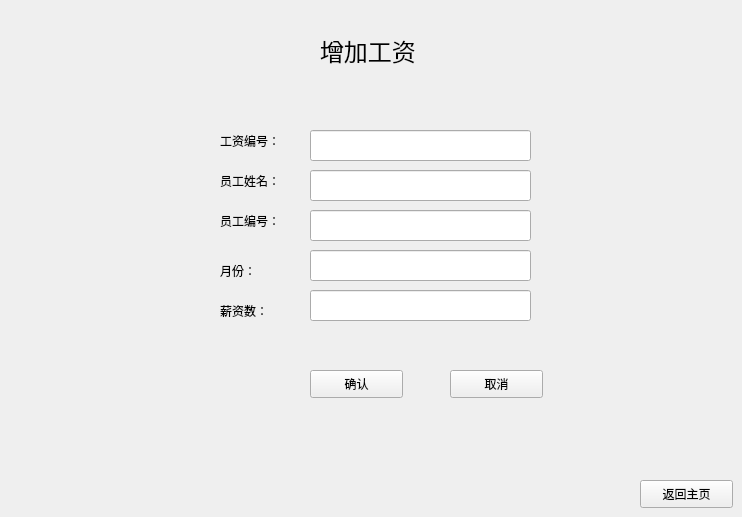
    <widget class="QWidget" name="pageeight">
     <widget class="QLabel" name="label_31">
      <property name="geometry">
       <rect>
        <x>320</x>
        <y>30</y>
        <width>171</width>
        <height>41</height>
       </rect>
      </property>
      <property name="font">
       <font>
        <family>Agency FB</family>
        <pointsize>18</pointsize>
       </font>
      </property>
      <property name="text">
       <string>增加工资</string>
      </property>
     </widget>
     <widget class="QLabel" name="label_32">
      <property name="geometry">
       <rect>
        <x>220</x>
        <y>120</y>
        <width>72</width>
        <height>41</height>
       </rect>
      </property>
      <property name="text">
       <string>工资编号：</string>
      </property>
     </widget>
     <widget class="QLineEdit" name="lineEdit_salary_id">
      <property name="geometry">
       <rect>
        <x>310</x>
        <y>130</y>
        <width>221</width>
        <height>31</height>
       </rect>
      </property>
     </widget>
     <widget class="QLabel" name="label_33">
      <property name="geometry">
       <rect>
        <x>220</x>
        <y>160</y>
        <width>72</width>
        <height>41</height>
       </rect>
      </property>
      <property name="text">
       <string>员工姓名：</string>
      </property>
     </widget>
     <widget class="QLineEdit" name="lineEdit_salary_name">
      <property name="geometry">
       <rect>
        <x>310</x>
        <y>170</y>
        <width>221</width>
        <height>31</height>
       </rect>
      </property>
     </widget>
     <widget class="QLabel" name="label_34">
      <property name="geometry">
       <rect>
        <x>220</x>
        <y>200</y>
        <width>72</width>
        <height>41</height>
       </rect>
      </property>
      <property name="text">
       <string>员工编号：</string>
      </property>
     </widget>
     <widget class="QLineEdit" name="lineEdit_salary_workers_id">
      <property name="geometry">
       <rect>
        <x>310</x>
        <y>210</y>
        <width>221</width>
        <height>31</height>
       </rect>
      </property>
     </widget>
     <widget class="QLabel" name="label_35">
      <property name="geometry">
       <rect>
        <x>220</x>
        <y>250</y>
        <width>72</width>
        <height>41</height>
       </rect>
      </property>
      <property name="text">
       <string>月份：</string>
      </property>
     </widget>
     <widget class="QLineEdit" name="lineEdit_salary_month">
      <property name="geometry">
       <rect>
        <x>310</x>
        <y>250</y>
        <width>221</width>
        <height>31</height>
       </rect>
      </property>
     </widget>
     <widget class="QLabel" name="label_36">
      <property name="geometry">
       <rect>
        <x>220</x>
        <y>290</y>
        <width>72</width>
        <height>41</height>
       </rect>
      </property>
      <property name="text">
       <string>薪资数：</string>
      </property>
     </widget>
     <widget class="QLineEdit" name="lineEdit_salary_money">
      <property name="geometry">
       <rect>
        <x>310</x>
        <y>290</y>
        <width>221</width>
        <height>31</height>
       </rect>
      </property>
     </widget>
     <widget class="QPushButton" name="pushButton_5">
      <property name="geometry">
       <rect>
        <x>310</x>
        <y>370</y>
        <width>93</width>
        <height>28</height>
       </rect>
      </property>
      <property name="text">
       <string>确认</string>
      </property>
     </widget>
     <widget class="QPushButton" name="pushButton_add_salary_cancel">
      <property name="geometry">
       <rect>
        <x>450</x>
        <y>370</y>
        <width>93</width>
        <height>28</height>
       </rect>
      </property>
      <property name="text">
       <string>取消</string>
      </property>
     </widget>
     <widget class="QPushButton" name="pushButton_7">
      <property name="geometry">
       <rect>
        <x>640</x>
        <y>480</y>
        <width>93</width>
        <height>28</height>
       </rect>
      </property>
      <property name="text">
       <string>返回主页</string>
      </property>
     </widget>
    </widget>
